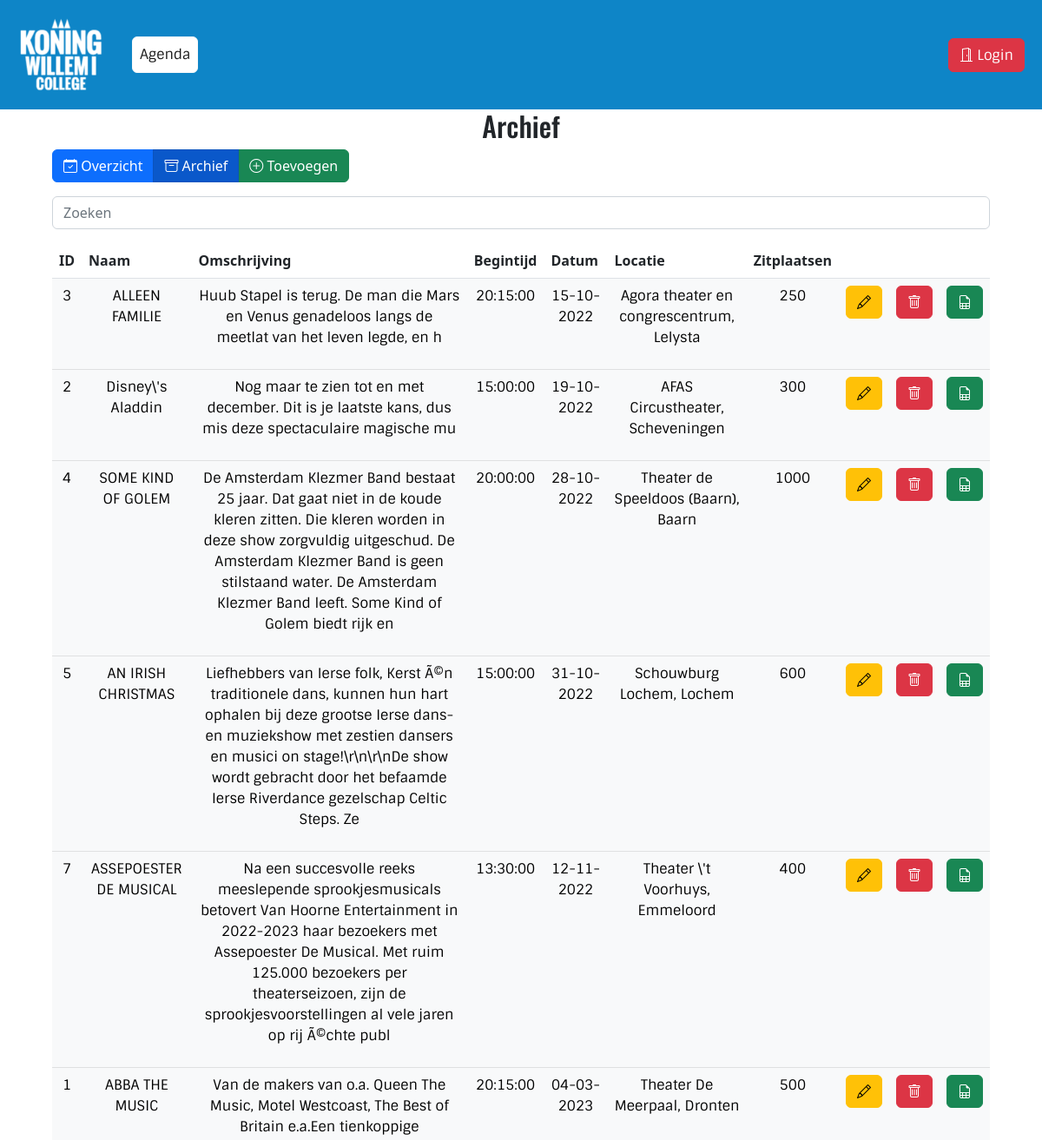
The page /pages/archief.php (upper part) on the database as committed earlier.
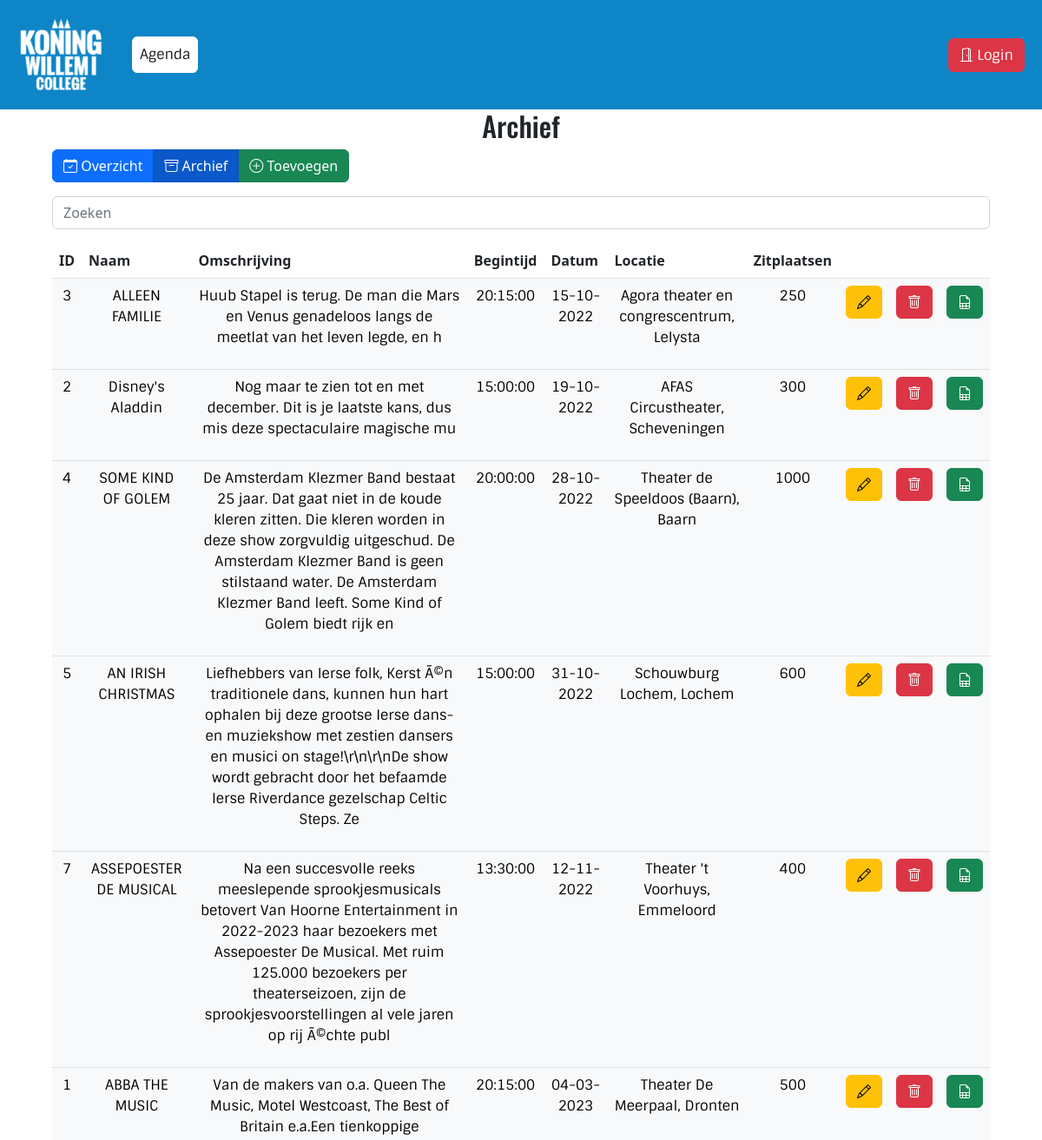
The same page on the database as committed later.
### tables this page shows
CREATE TABLE `performance` (
  `showID` int(11) NOT NULL,
  `showName` varchar(50) NOT NULL,
  `description` varchar(255) NOT NULL,
  `startTime` time NOT NULL,
  `date` date NOT NULL,
  `location` varchar(100) NOT NULL,
  `Max_seats` int(11) NOT NULL,
  `Past` bit(1) NOT NULL DEFAULT b'0'
);

### control/class/models/connection.php (called while the page is built, shortened)
<?php
class connection
{
    private string $host = "reserveringsysteem.mysql.database.azure.com";
    private string $username = "productiehuis";
    private string $password = "P@ssword1234";
    private string $dbname = "theaterreservering";
    protected function conn()
    {
        try
        {
            $con = new mysqli($this->host, $this->username, $this->password, $this->dbname);
            return $con;
        }
        catch (mysqli_sql_exception $exception)
        {
            $con = "Database connection failed contact an administrator with the following error. " . $exception->getMessage();
            return $con;
        }
    }
}

### control/class/performanceDL.php (called while the page is built, shortened)
<?php
require_once "models/connection.php";
class performanceDL extends connection
{
    protected $con;
    public function __construct()
    {
        $this->con = parent::conn();
    }
    public function readAllPerformance()
    {
        $stmt = $this->con->prepare("SELECT * FROM performance ORDER BY date");
        $stmt->execute();
        $result = $stmt->get_result();
        $return = [];
        while ($row = $result->fetch_object())
        {
            $performanceobj = new performance();
            $performanceobj->showID = $row->showID;
            $performanceobj->name = $row->showName;
            $performanceobj->description = mb_convert_encoding($row->description, "UTF-8", "ISO-8859-1");
            $performanceobj->starttime = $row->startTime;
            $performanceobj->date = new DateTimeImmutable($row->date);
            $performanceobj->location = $row->location;
            $performanceobj->max = $row->Max_seats;
            $performanceobj->past = $row->Past;
            $return[] = $performanceobj;
        }
        return $return;
    }
}

### pages/archief.php (the view)
<?php include "../includes/header.php"; ?>
<main>
    <h2 class="page-header">
        Archief
    </h2>
    <div class="btn-group" role="group">
        <a href="overzicht.php" type="button" class="btn btn-primary"><i class="bi bi-calendar-check"></i> Overzicht</a>
        <a type="button" class="btn btn-primary active"><i class="bi bi-archive"></i> Archief</a>
        <a href="vertoning.php" type="button" class="btn btn-success add"><i class="bi bi-plus-circle"></i> Toevoegen</a>
    </div>
    <input class="form-control mb-3 mt-3" id="searchTable" type="text" placeholder="Zoeken">
    <table class='table table-responsive-xxl table-hover overflow-scroll'>
        <thead>
            <tr class="m-3 rounded">
                <th>ID</th>
                <th>Naam</th>
                <th>Omschrijving</th>
                <th>Begintijd</th>
                <th>Datum</th>
                <th>Locatie</th>
                <th>Zitplaatsen</th>
                <th></th>
                <th></th>
                <th></th>
            </tr>
            </thead>
        <tbody>
        <?php
        require_once "../control/class/performanceDL.php";
        $performance = new performanceDL();
        $allperformances = $performance->readAllPerformance();
        foreach ($allperformances as $row)
        {
            $currentDate = new DateTimeImmutable();
            $date = $row->date->format('d-m-Y');
            if ($row->date < $currentDate)
            {
                echo "
                    <tr class='table-light'>
                        <td class='text-center'><p>$row->showID</p></td>
                        <td class='text-center'><p>$row->name</p></td>
                        <td class='text-center'><p>$row->description</p></td>
                        <td class='text-center'><p>$row->starttime</p></td>
                        <td class='text-center'><p>$date</p></td>
                        <td class='text-center'><p>$row->location</p></td>
                        <td class='text-center'><p>$row->max</p></td>
                        <td><button class='btn btn-warning edit' id='$row->showID'><i class='bi bi-pencil'></i></button></td>
                        <td><button class='btn btn-danger delete' id='$row->showID'><i class=\"bi bi-trash\"></i></button></td>
                        <td><a href='/control/exportExcel.php?id=$row->showID' class='btn btn-success export'><i class='bi bi-file-earmark-spreadsheet'></i></a></td>
                    </tr>
                    ";
            }
        }
        ?>
        </tbody>
    </table>
</main>
<?php include "../includes/footer.php"; ?>

### includes/header.php (shortened to what this page needs)
<!doctype html>
    <html lang="en">
    <head>
        <link href="/css/bootstrap.css" rel="stylesheet">
        <link href="/css/index-addon.css" rel="stylesheet">
    </head>
    <body>
        <header>
            <nav class="kw1c-blue nav navbar navbar-expand-lg p-2">
              <div class="container-fluid">
                <a class="navbar-brand" href="/index.php">
                </a>
                <div class="collapse navbar-collapse" id="navbarSupportedContent">
                  <ul class="navbar-nav me-auto mb-2 mb-lg-0 text-center">
                    <li class="nav-item">
                      <a class="nav-link active m-3 border border-light rounded bg-white hover-button" aria-current="page" href="/index.php">Agenda</a>
                    </li>
                  </ul>
                    <?php
                    if (isset($_SESSION["Username"]))
                    {
                        echo "
                        <div class='menu'>
                            <li class='dropdown hover'>
                            <span href='javascript:void(0)' class='dropbtn hover text-white'>Welkom "  . $_SESSION["Username"]  ."<span class='bi-three-dots-vertical'></span></span>
                                <div class='dropdown-content rounded'>
                                    <a href='/pages/overzicht.php' class='rounded bi-card-list'> Overzicht</a>
                                    <a href='/control/logout.php' class='rounded bi-door-closed'> Log uit</a>
                                </div>
                            </li>
                        </div>
                        ";
                    }
                    else
                    {
                        echo "
                        <button class='btn btn-danger rounded text-center bi-door-open' type='button'>
                            <a class='text-white' href='/pages/login.php'>Login
                            </a>
                        </button>
                        ";
                    }
                    ?>
                </div>
              </div>
            </nav>
        </header>

### includes/footer.php (shortened to what this page needs)
    </body>
</html>

### css/index-addon.css (style rules this page uses)
* a, p, small, li { font-family: Sintony, sans-serif; }
h1, h2, h3, h4, h5, h6 { font-family: Oswald, sans-serif; }
.kw1c-blue { background-color: rgb(14, 133, 199)!important; }
main { justify-content: center; align-content: center; margin-left: auto; margin-right: auto; max-width: 90%; }
a { text-decoration: none; cursor: pointer }
.page-header { text-align: center; }

Rows that differ between the two databases and show on the page:
changed performance "AFAS Circustheater, Scheveningen": showName "Disney\\'s Aladdin" → "Disney's Aladdin"
changed performance "ASSEPOESTER DE MUSICAL": location "Theater \\'t Voorhuys, Emmeloord" → "Theater 't Voorhuys, Emmeloord"
